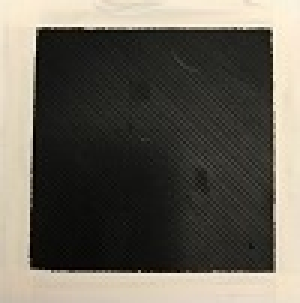
#> input picture software/train/train_test_actual.JPG, 100 x 101 px, found by its file name (shown 3 times larger)
$ python server.py   (older library calls are emulated)
#> lines starting #> are read from the running program, lines starting #| are printed output that depends on the picture
### software/vision.py
import cv2
import time
import numpy as np
import math
import serial
from serial.serialutil import SerialException
import os
import imutils
from objective import Objective
import sys
import matplotlib.pyplot as plt

distances = []
moving_avg_size = 15

DEMO_MODE = True

average_frame_rate = 5

#Constants
cm_per_pixel_area = (90.25/18448)*1.6
cm_per_pixel_cir = (38/490)*1.6

width = 480

morph = 7
low_canny = 50
canny = 200
extra_shift = 50 #px

matching_algorithm = cv2.TM_SQDIFF_NORMED

#Defaults
font = cv2.FONT_HERSHEY_SIMPLEX

#Load in training image(s)
template=cv2.imread('software/train/train_test_actual.jpg')
#> template is the input picture: shape (101, 100, 3); mean B, G, R 87.5, 98, 102.7
#cv2.imshow("", template)
template=cv2.cvtColor(template, cv2.COLOR_BGR2GRAY)
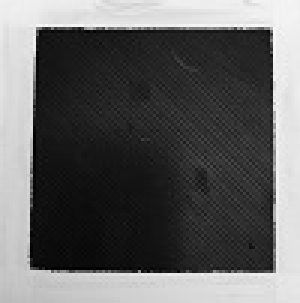
#> template: shape (101, 100) (shown 3 times larger); min 1, max 251, mean 98.2
w, h = template.shape[::-1]
#> w = 100; h = 101

# [14 lines left out: function transform_frame, not called in this run]

def running_mean(x, N):
    cumsum = np.cumsum(np.insert(x, 0, 0))
    return (cumsum[N:] - cumsum[:-N]) / float(N)

# [179 lines left out: functions getLatestDistance, find_objective, not called in this run]

# [2 lines that do not run on import are left out]

### software/context.py
STORAGE_FILE = "software/data/memory.conf"
READ = "r"
WRITE = "w"

class Context:
    DENSITY = 0.4
    CoF = 0.4

    # [9 lines left out: function save, not called in this run]

    @staticmethod
    def load():
#> (the run stopped early here; a loop or call above may not have finished)
